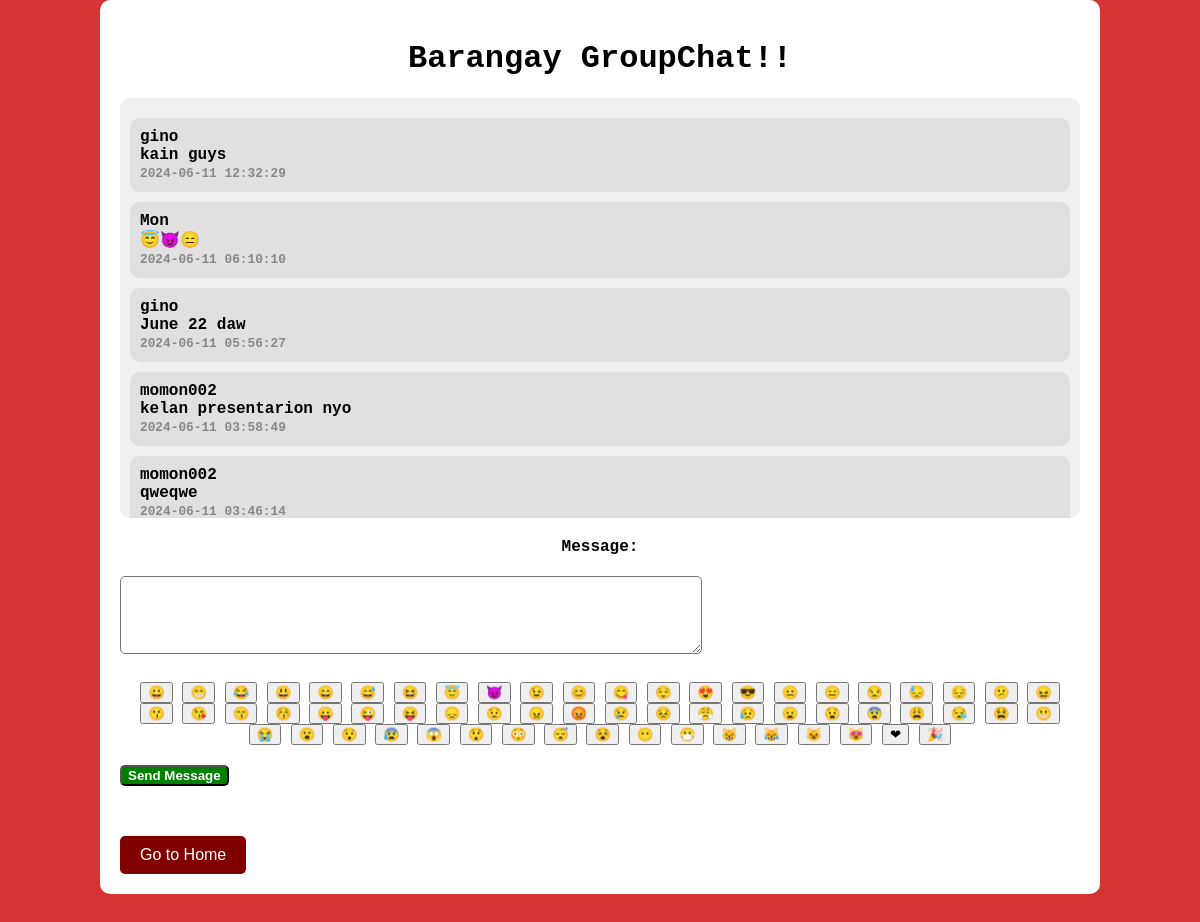
The page /group.php (signed in) on the database its author committed.
### tables this page shows
CREATE TABLE `messages` (
  `id` int(11) DEFAULT NULL,
  `timestamp` datetime NOT NULL,
  `username` varchar(200) NOT NULL,
  `message` mediumtext DEFAULT NULL,
  `account` varchar(50) NOT NULL
);

### group.php (the view, shortened to what this page needs)
<?php
include("connection.php");
$sql = "SELECT messages.*, messages.timestamp AS message_timestamp
        FROM messages
        WHERE messages.account = 'group'
        ORDER BY messages.timestamp DESC";
$result = $conn->query($sql);
?>
<!DOCTYPE html>
<html lang="en">
<head>
    <link rel="stylesheet" href="messages.css">
</head>
<body>
    <div class="container">
        <h1>Barangay GroupChat!!</h1>
        <div class="chat-box">
            <?php
            if ($result->num_rows > 0) {
                while ($row = $result->fetch_assoc()) {
                    echo "<div class='chat-message'>
                            <span class='sender'>{$row['username']}</span> <br>
                            <span class='message'>{$row['message']}</span><br>
                            <span class='timestamp'>{$row['message_timestamp']}</span>
                          </div>";
                }
            } else {
                echo "<div class='chat-message'>No records found</div>";
            }
            ?>
        </div>
        <form action="group.php" method="post" class="form">
            <label for="message">Message:</label>
            <textarea class="text" name="message" rows="4" cols="50" required></textarea><br>
            <div class="emoji-picker">
             <button type="button" onclick="addEmoji('&#128512;')">&#128512;</button>
<button type="button" onclick="addEmoji('&#128513;')">&#128513;</button>
<button type="button" onclick="addEmoji('&#128514;')">&#128514;</button>
<button type="button" onclick="addEmoji('&#128515;')">&#128515;</button>
<button type="button" onclick="addEmoji('&#128516;')">&#128516;</button>
<button type="button" onclick="addEmoji('&#128517;')">&#128517;</button>
<button type="button" onclick="addEmoji('&#128518;')">&#128518;</button>
<button type="button" onclick="addEmoji('&#128519;')">&#128519;</button>
<button type="button" onclick="addEmoji('&#128520;')">&#128520;</button>
<button type="button" onclick="addEmoji('&#128521;')">&#128521;</button>
<button type="button" onclick="addEmoji('&#128522;')">&#128522;</button>
<button type="button" onclick="addEmoji('&#128523;')">&#128523;</button>
<button type="button" onclick="addEmoji('&#128524;')">&#128524;</button>
<button type="button" onclick="addEmoji('&#128525;')">&#128525;</button>
<button type="button" onclick="addEmoji('&#128526;')">&#128526;</button>
<button type="button" onclick="addEmoji('&#128528;')">&#128528;</button>
<button type="button" onclick="addEmoji('&#128529;')">&#128529;</button>
<button type="button" onclick="addEmoji('&#128530;')">&#128530;</button>
<button type="button" onclick="addEmoji('&#128531;')">&#128531;</button>
<button type="button" onclick="addEmoji('&#128532;')">&#128532;</button>
<button type="button" onclick="addEmoji('&#128533;')">&#128533;</button>
<button type="button" onclick="addEmoji('&#128534;')">&#128534;</button>
<button type="button" onclick="addEmoji('&#128535;')">&#128535;</button>
<button type="button" onclick="addEmoji('&#128536;')">&#128536;</button>
<button type="button" onclick="addEmoji('&#128537;')">&#128537;</button>
<button type="button" onclick="addEmoji('&#128538;')">&#128538;</button>
<button type="button" onclick="addEmoji('&#128539;')">&#128539;</button>
<button type="button" onclick="addEmoji('&#128540;')">&#128540;</button>
<button type="button" onclick="addEmoji('&#128541;')">&#128541;</button>
<button type="button" onclick="addEmoji('&#128542;')">&#128542;</button>
<button type="button" onclick="addEmoji('&#128543;')">&#128543;</button>
<button type="button" onclick="addEmoji('&#128544;')">&#128544;</button>
<button type="button" onclick="addEmoji('&#128545;')">&#128545;</button>
<button type="button" onclick="addEmoji('&#128546;')">&#128546;</button>
<button type="button" onclick="addEmoji('&#128547;')">&#128547;</button>
<button type="button" onclick="addEmoji('&#128548;')">&#128548;</button>
<button type="button" onclick="addEmoji('&#128549;')">&#128549;</button>
<button type="button" onclick="addEmoji('&#128550;')">&#128550;</button>
<button type="button" onclick="addEmoji('&#128551;')">&#128551;</button>
<button type="button" onclick="addEmoji('&#128552;')">&#128552;</button>
<button type="button" onclick="addEmoji('&#128553;')">&#128553;</button>
<button type="button" onclick="addEmoji('&#128554;')">&#128554;</button>
<button type="button" onclick="addEmoji('&#128555;')">&#128555;</button>
<button type="button" onclick="addEmoji('&#128556;')">&#128556;</button>
<button type="button" onclick="addEmoji('&#128557;')">&#128557;</button>
<button type="button" onclick="addEmoji('&#128558;')">&#128558;</button>
<button type="button" onclick="addEmoji('&#128559;')">&#128559;</button>
<button type="button" onclick="addEmoji('&#128560;')">&#128560;</button>
<button type="button" onclick="addEmoji('&#128561;')">&#128561;</button>
<button type="button" onclick="addEmoji('&#128562;')">&#128562;</button>
<button type="button" onclick="addEmoji('&#128563;')">&#128563;</button>
<button type="button" onclick="addEmoji('&#128564;')">&#128564;</button>
<button type="button" onclick="addEmoji('&#128565;')">&#128565;</button>
<button type="button" onclick="addEmoji('&#128566;')">&#128566;</button>
<button type="button" onclick="addEmoji('&#128567;')">&#128567;</button>
<button type="button" onclick="addEmoji('&#128568;')">&#128568;</button>
<button type="button" onclick="addEmoji('&#128569;')">&#128569;</button>
<button type="button" onclick="addEmoji('&#128570;')">&#128570;</button>
<button type="button" onclick="addEmoji('&#128571;')">&#128571;</button>
<button type="button" onclick="addEmoji('&#10084;')">&#10084;</button>
<button type="button" onclick="addEmoji('&#127881;')">&#127881;</button>
             </div>
                        <div class="send">
            <input type="submit" name="submit" value="Send Message">
                        </div>
        </form>
        <div class="go-home-button">
        <button onclick="window.location.href = 'home.php';">Go to Home</button>
    </div>
    </div>
</body>
</html>

### messages.css (style rules this page uses)
body { font-family: Courier, monospace; margin: 0; padding: 0; background-color: #d43532; color: #fff; }
form { text-align: center; margin-top: 20px; }
h1 { text-align: center; margin-top: 20px; }

### group.php (style rules this page uses)
.container { background-color: white; color: black; width: 80%; margin: auto; padding: 20px; border-radius: 10px; }
.chat-box { background-color: #f0f0f0; border-radius: 10px; padding: 10px; margin-bottom: 20px; max-height: 400px; overflow-y: scroll; }
.chat-message { margin: 10px 0; padding: 10px; border-radius: 10px; background-color: #e0e0e0; font-weight: bold; }
.chat-message .sender { font-weight: bold; }
.chat-message .timestamp { font-size: 0.8em; color: #888; }
.emoji-picker { margin-bottom: 10px; }
.container { background-color: white; color: black; width: 80%; margin: auto; padding: 20px; border-radius: 10px; overflow: hidden; }
.form { margin-top: 20px; }
.form label, .form select, .form textarea, .form input[type="submit"] { display: block; margin-bottom: 10px; font-weight: bold; margin-top: 20px; }
.form input[type="text"], .text { margin-right: 20px; color: black; width: 60%; font-size: 16px; border-radius: 5px; }
.go-home-button button { margin-top: 40px; background-color: #800000; color: white; border: none; padding: 10px 20px; font-size: 16px; border-radius: 5px; cursor: pointer; transition: background-color 0.3s ease; }
input[type="submit"] { background-color: green; color: white; font-weight: bold; border-radius: 5px; }

### rows shown on the page
messages: username "gino", message "kain guys", timestamp "2024-06-11 12:32:29"
messages: username "Mon", message "😇😈😑", timestamp "2024-06-11 06:10:10"
messages: username "gino", message "June 22 daw", timestamp "2024-06-11 05:56:27"
messages: username "momon002", message "kelan presentarion nyo", timestamp "2024-06-11 03:58:49"
messages: username "momon002", message "qweqwe", timestamp "2024-06-11 03:46:14"
